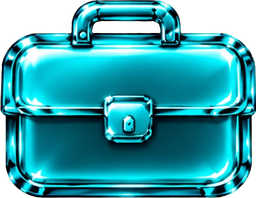
#> input picture briefcase.png, 256 x 198 px
$ python key.py ../briefcase.png ../card.png ../card.png
#> lines starting #> are read from the running program, lines starting #| are printed output that depends on the picture; after the words box and inside, x2 and y2 are one past the last pixel; in counts of white or black regions, pixels touching at a corner belong together
import sys, json
from PIL import Image
import numpy as np
from scipy import ndimage as ndi
def key(path):
#> called with path = '../briefcase.png'
    a=np.array(Image.open(path).convert('RGB')).astype(float); r,g,b=a[...,0],a[...,1],a[...,2]
#> after `a = np.array(Image.open(path).convert('RGB')).astype(float)`:
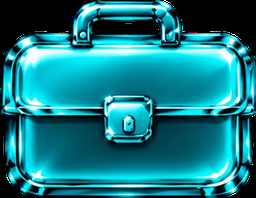
#> a: shape (198, 256, 3) float64; mean R, G, B 20.6, 122, 133.4
#> after `r, g, b = (a[..., 0], a[..., 1], a[..., 2])`:
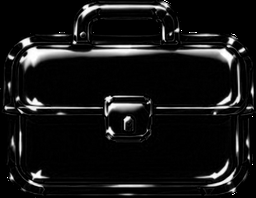
#> r: shape (198, 256) float64; min 0, max 255, mean 20.6
#> after `r, g, b = (a[..., 0], a[..., 1], a[..., 2])`:
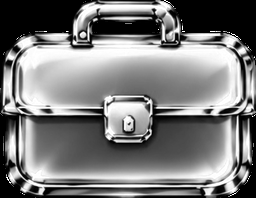
#> g: shape (198, 256) float64; min 0, max 255, mean 122
#> after `r, g, b = (a[..., 0], a[..., 1], a[..., 2])`:
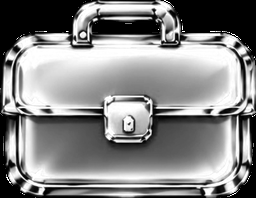
#> b: shape (198, 256) float64; min 0, max 255, mean 133.4
    gd=g-np.maximum(r,b); al=1-np.clip((gd-45)/120,0,1)
#> after `gd = g - np.maximum(r, b)`:
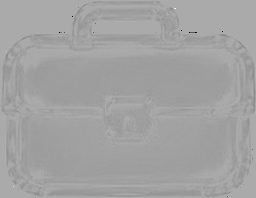
#> gd: shape (198, 256) float64; min -255, max 127, mean -11.4; drawn with min black and max white
    a[...,1]=np.where(gd>0,np.minimum(g,np.maximum(r,b)+4),g)
#> a: shape (198, 256, 3) float64; 0.23% of pixels changed, all inside (x1, y1, x2, y2) = (0, 0, 256, 198)
    al=ndi.binary_opening(al>0.05,iterations=1)*al
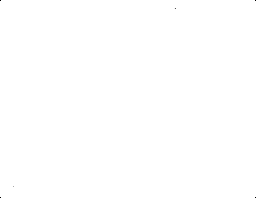
#> al: shape (198, 256) float64; min 0, max 1, mean 1
    return Image.fromarray(np.dstack([a,al*255]).astype(np.uint8),'RGBA')
def split(im, n):
    al=np.array(im.getchannel('A'))>30; cols=al.sum(0)
    lab,k=ndi.label(ndi.binary_dilation(cols>3,iterations=6))
    parts=sorted([s[0] for s in ndi.find_objects(lab)],key=lambda s:-(s.stop-s.start))[:n]
    return sorted(parts,key=lambda s:s.start)
if __name__=='__main__':
    src,outdir,names=sys.argv[1],sys.argv[2],sys.argv[3].split(',')
    im=key(src); res=[]
    for nm,s in zip(names, split(im,len(names)) if len(names)>1 else [slice(0,im.width)]):
        c=im.crop((s.start,0,s.stop,im.height)); bb=c.getchannel('A').point(lambda v:255 if v>30 else 0).getbbox(); c=c.crop(bb)
        c.save(f'{outdir}/{nm}.png',optimize=True); res.append((nm,c.size))
#> this loop made 1 pass
#> (nm, bb) on pass 1: ('../card.png', (0, 0, 256, 198))
#> after the loop, res = [('../card.png', (256, 198))]
    print(res)
#| [('../card.png', (256, 198))]

$ run again, on mi-crown.png
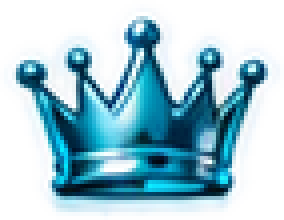
#> input picture mi-crown.png, 71 x 55 px (shown 4 times larger)
#> in key, `r, g, b = (a[..., 0], a[..., 1], a[..., 2])`:
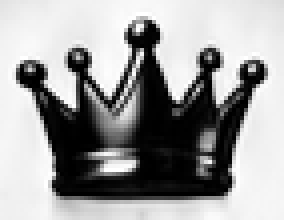
#> r: shape (55, 71) float64 (shown 4 times larger); min 0, max 255, mean 157.1
#> in key, `gd = g - np.maximum(r, b)`:
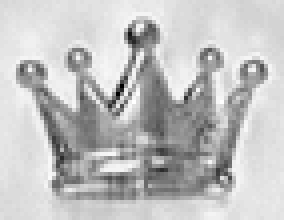
#> gd: shape (55, 71) float64 (shown 4 times larger); min -68, max 3, mean -14.33; drawn with min black and max white
#> the loop `for nm,s in zip(names, split(im,len(names)) if len(names)>1 else [slic..` made 1 pass
#> (nm, bb) on pass 1: ('../mi-crown.png', (0, 0, 71, 55))
#> after the loop `for nm,s in zip(names, split(im,len(names)) if len(names)>1 else [slic..`: res = [('../mi-crown.png', (71, 55))]
#| [('../mi-crown.png', (71, 55))]
